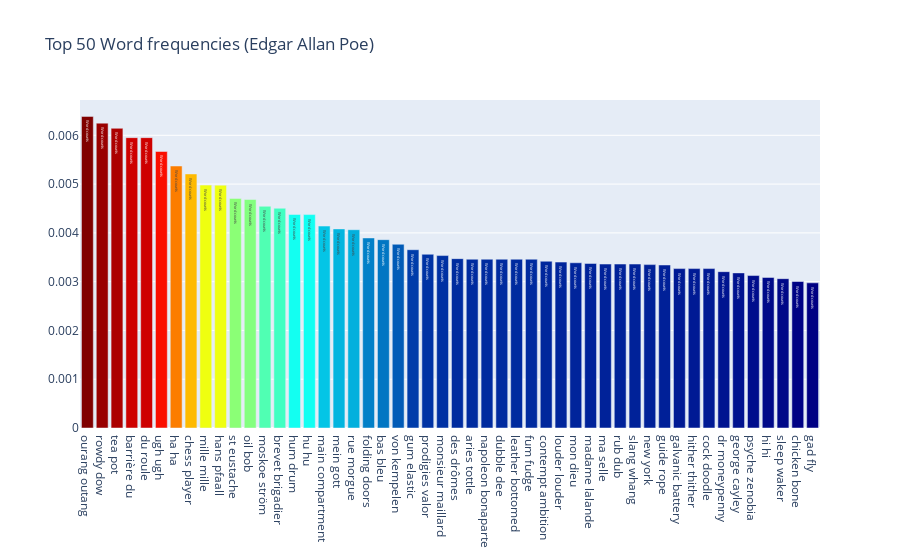
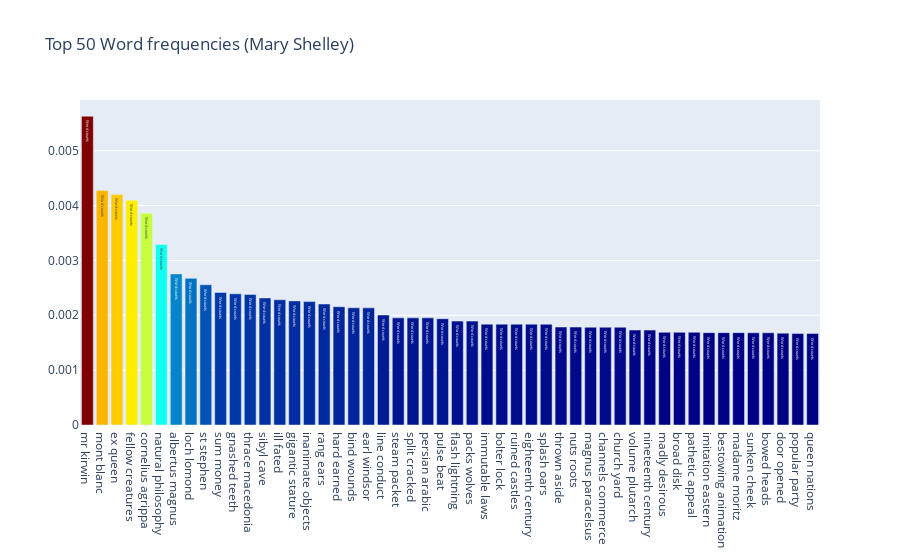
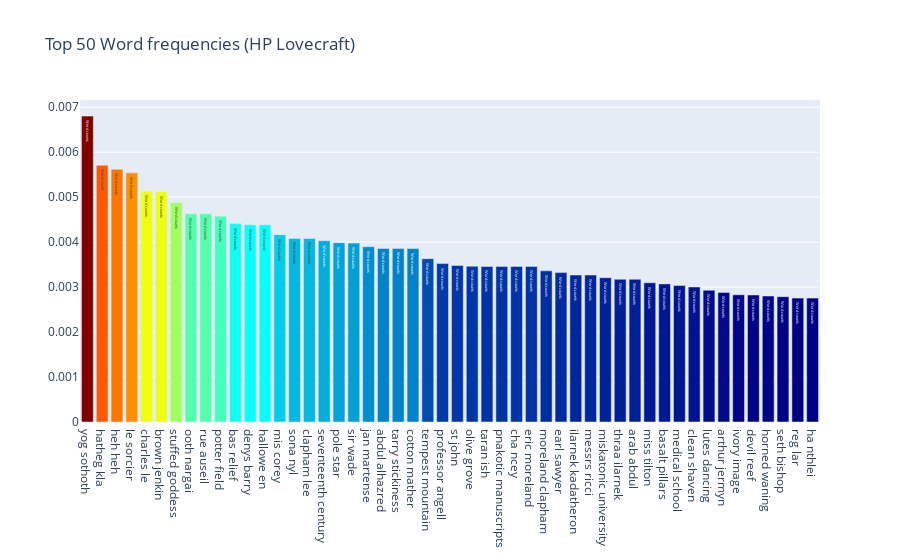

Source (notebook cell) for these figures, in order:
### Code cell
plot_bigram(bigram_freq_eap, 'Edgar Allan Poe', 50)
plot_bigram(bigram_freq_mws, 'Mary Shelley', 50)
plot_bigram(bigram_freq_hpl, 'HP Lovecraft', 50)

### Figure 1 — Plotly figure (JSON) as saved in the notebook; plotly's stock layout.template omitted (floating-point values rounded to 4 significant figures)
{"data": [{"marker": {"color": [0.006388, 0.00625, 0.006144, 0.005952, 0.005952, 0.005669, 0.005371, 0.005208, 0.00498, 0.004979, 0.004707, 0.004684, 0.004545, 0.004505, 0.004378, 0.004375, 0.00414, 0.004082, 0.004065, 0.003896, 0.003861, 0.003766, 0.003655, 0.003561, 0.003535, 0.003472, 0.00346, 0.00346, 0.00346, 0.00346, 0.00346, 0.003419, 0.003401, 0.003388, 0.003374, 0.003361, 0.003361, 0.003361, 0.003349, 0.003342, 0.003268, 0.003268, 0.003268, 0.003205, 0.00318, 0.003125, 0.003086, 0.003062, 0.003003, 0.002976], "colorscale": [[0, "rgb(0,0,131)"], [0.2, "rgb(0,60,170)"], [0.4, "rgb(5,255,255)"], [0.6, "rgb(255,255,0)"], [0.8, "rgb(250,0,0)"], [1, "rgb(128,0,0)"]]}, "text": "Word counts", "type": "bar", "x": ["ourang outang", "rowdy dow", "tea pot", "barrière du", "du roule", "ugh ugh", "ha ha", "chess player", "mille mille", "hans pfaall", "st eustache", "oil bob", "moskoe ström", "brevet brigadier", "hum drum", "hu hu", "main compartment", "mein gott", "rue morgue", "folding doors", "bas bleu", "von kempelen", "gum elastic", "prodigies valor", "monsieur maillard", "des drômes", "aries tottle", "napoleon bonaparte", "dubble dee", "leather bottomed", "fum fudge", "contempt ambition", "louder louder", "mon dieu", "madame lalande", "ma selle", "rub dub", "slang whang", "new york", "guide rope", "galvanic battery", "hither thither", "cock doodle", "dr moneypenny", "george cayley", "psyche zenobia", "hi hi", "sleep waker", "chicken bone", "gad fly"], "y": [0.006388, 0.00625, 0.006144, 0.005952, 0.005952, 0.005669, 0.005371, 0.005208, 0.00498, 0.004979, 0.004707, 0.004684, 0.004545, 0.004505, 0.004378, 0.004375, 0.00414, 0.004082, 0.004065, 0.003896, 0.003861, 0.003766, 0.003655, 0.003561, 0.003535, 0.003472, 0.00346, 0.00346, 0.00346, 0.00346, 0.00346, 0.003419, 0.003401, 0.003388, 0.003374, 0.003361, 0.003361, 0.003361, 0.003349, 0.003342, 0.003268, 0.003268, 0.003268, 0.003205, 0.00318, 0.003125, 0.003086, 0.003062, 0.003003, 0.002976]}], "layout": {"title": {"text": "Top 50 Word frequencies (Edgar Allan Poe)"}}}

### Figure 2 — Plotly figure (JSON) as saved in the notebook; plotly's stock layout.template omitted (floating-point values rounded to 4 significant figures)
{"data": [{"marker": {"color": [0.005629, 0.004274, 0.004204, 0.004095, 0.003861, 0.003292, 0.002755, 0.002674, 0.002558, 0.002415, 0.002392, 0.002381, 0.002317, 0.002283, 0.002262, 0.002249, 0.002206, 0.002156, 0.002137, 0.002136, 0.002005, 0.001953, 0.001953, 0.001953, 0.001938, 0.001894, 0.001894, 0.001838, 0.001838, 0.001838, 0.001838, 0.001837, 0.001786, 0.001786, 0.001783, 0.001783, 0.001783, 0.001732, 0.00173, 0.001689, 0.001689, 0.001689, 0.001684, 0.001684, 0.001684, 0.001681, 0.001681, 0.001675, 0.001667, 0.001667], "colorscale": [[0, "rgb(0,0,131)"], [0.2, "rgb(0,60,170)"], [0.4, "rgb(5,255,255)"], [0.6, "rgb(255,255,0)"], [0.8, "rgb(250,0,0)"], [1, "rgb(128,0,0)"]]}, "text": "Word counts", "type": "bar", "x": ["mr kirwin", "mont blanc", "ex queen", "fellow creatures", "cornelius agrippa", "natural philosophy", "albertus magnus", "loch lomond", "st stephen", "sum money", "gnashed teeth", "thrace macedonia", "sibyl cave", "ill fated", "gigantic stature", "inanimate objects", "rang ears", "hard earned", "bind wounds", "earl windsor", "line conduct", "steam packet", "split cracked", "persian arabic", "pulse beat", "flash lightning", "packs wolves", "immutable laws", "bolter lock", "ruined castles", "eighteenth century", "splash oars", "thrown aside", "nuts roots", "magnus paracelsus", "channels commerce", "church yard", "volume plutarch", "nineteenth century", "madly desirous", "broad disk", "pathetic appeal", "imitation eastern", "bestowing animation", "madame moritz", "sunken cheek", "bowed heads", "door opened", "popular party", "queen nations"], "y": [0.005629, 0.004274, 0.004204, 0.004095, 0.003861, 0.003292, 0.002755, 0.002674, 0.002558, 0.002415, 0.002392, 0.002381, 0.002317, 0.002283, 0.002262, 0.002249, 0.002206, 0.002156, 0.002137, 0.002136, 0.002005, 0.001953, 0.001953, 0.001953, 0.001938, 0.001894, 0.001894, 0.001838, 0.001838, 0.001838, 0.001838, 0.001837, 0.001786, 0.001786, 0.001783, 0.001783, 0.001783, 0.001732, 0.00173, 0.001689, 0.001689, 0.001689, 0.001684, 0.001684, 0.001684, 0.001681, 0.001681, 0.001675, 0.001667, 0.001667]}], "layout": {"title": {"text": "Top 50 Word frequencies (Mary Shelley)"}}}

### Figure 3 — Plotly figure (JSON) as saved in the notebook; plotly's stock layout.template omitted (floating-point values rounded to 4 significant figures)
{"data": [{"marker": {"color": [0.006803, 0.005708, 0.00562, 0.00554, 0.005135, 0.005124, 0.004878, 0.00463, 0.00463, 0.004577, 0.004412, 0.004386, 0.004386, 0.004167, 0.004082, 0.004082, 0.004032, 0.003989, 0.003978, 0.003899, 0.003861, 0.003861, 0.003858, 0.003633, 0.003524, 0.003482, 0.003464, 0.00346, 0.00346, 0.00346, 0.00346, 0.003361, 0.003322, 0.003268, 0.003268, 0.003209, 0.003175, 0.003175, 0.003096, 0.003071, 0.003033, 0.003003, 0.00293, 0.002883, 0.002828, 0.002825, 0.002801, 0.002787, 0.002755, 0.002755], "colorscale": [[0, "rgb(0,0,131)"], [0.2, "rgb(0,60,170)"], [0.4, "rgb(5,255,255)"], [0.6, "rgb(255,255,0)"], [0.8, "rgb(250,0,0)"], [1, "rgb(128,0,0)"]]}, "text": "Word counts", "type": "bar", "x": ["yog sothoth", "hatheg kla", "heh heh", "le sorcier", "charles le", "brown jenkin", "stuffed goddess", "ooth nargai", "rue auseil", "potter field", "bas relief", "denys barry", "hallowe en", "mis corey", "sona nyl", "clapham lee", "seventeenth century", "pole star", "sir wade", "jan martense", "abdul alhazred", "tarry stickiness", "cotton mather", "tempest mountain", "professor angell", "st john", "olive grove", "taran ish", "pnakotic manuscripts", "cha ncey", "eric moreland", "moreland clapham", "earl sawyer", "ilarnek kadatheron", "messrs ricci", "miskatonic university", "thraa ilarnek", "arab abdul", "miss tilton", "basalt pillars", "medical school", "clean shaven", "lutes dancing", "arthur jermyn", "ivory image", "devil reef", "horned waning", "seth bishop", "reg lar", "ha nthlei"], "y": [0.006803, 0.005708, 0.00562, 0.00554, 0.005135, 0.005124, 0.004878, 0.00463, 0.00463, 0.004577, 0.004412, 0.004386, 0.004386, 0.004167, 0.004082, 0.004082, 0.004032, 0.003989, 0.003978, 0.003899, 0.003861, 0.003861, 0.003858, 0.003633, 0.003524, 0.003482, 0.003464, 0.00346, 0.00346, 0.00346, 0.00346, 0.003361, 0.003322, 0.003268, 0.003268, 0.003209, 0.003175, 0.003175, 0.003096, 0.003071, 0.003033, 0.003003, 0.00293, 0.002883, 0.002828, 0.002825, 0.002801, 0.002787, 0.002755, 0.002755]}], "layout": {"title": {"text": "Top 50 Word frequencies (HP Lovecraft)"}}}
